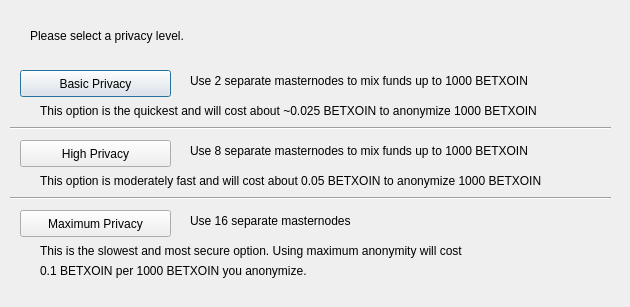
<?xml version="1.0" encoding="UTF-8"?>
<ui version="4.0">
 <class>ObfuscationConfig</class>
 <widget class="QDialog" name="ObfuscationConfig">
  <property name="geometry">
   <rect>
    <x>0</x>
    <y>0</y>
    <width>630</width>
    <height>307</height>
   </rect>
  </property>
  <property name="windowTitle">
   <string>Configure Obfuscation</string>
  </property>
  <widget class="QPushButton" name="buttonBasic">
   <property name="geometry">
    <rect>
     <x>20</x>
     <y>70</y>
     <width>151</width>
     <height>27</height>
    </rect>
   </property>
   <property name="text">
    <string>Basic Privacy</string>
   </property>
  </widget>
  <widget class="QPushButton" name="buttonHigh">
   <property name="geometry">
    <rect>
     <x>20</x>
     <y>140</y>
     <width>151</width>
     <height>27</height>
    </rect>
   </property>
   <property name="text">
    <string>High Privacy</string>
   </property>
  </widget>
  <widget class="QPushButton" name="buttonMax">
   <property name="geometry">
    <rect>
     <x>20</x>
     <y>210</y>
     <width>151</width>
     <height>27</height>
    </rect>
   </property>
   <property name="text">
    <string>Maximum Privacy</string>
   </property>
  </widget>
  <widget class="QLabel" name="label">
   <property name="geometry">
    <rect>
     <x>30</x>
     <y>20</y>
     <width>571</width>
     <height>31</height>
    </rect>
   </property>
   <property name="text">
    <string>Please select a privacy level.</string>
   </property>
  </widget>
  <widget class="QLabel" name="label_2">
   <property name="geometry">
    <rect>
     <x>190</x>
     <y>70</y>
     <width>421</width>
     <height>21</height>
    </rect>
   </property>
   <property name="text">
    <string>Use 2 separate masternodes to mix funds up to 1000 BETXOIN</string>
   </property>
  </widget>
  <widget class="QLabel" name="label_3">
   <property name="geometry">
    <rect>
     <x>190</x>
     <y>140</y>
     <width>411</width>
     <height>21</height>
    </rect>
   </property>
   <property name="text">
    <string>Use 8 separate masternodes to mix funds up to 1000 BETXOIN</string>
   </property>
  </widget>
  <widget class="QLabel" name="label_4">
   <property name="geometry">
    <rect>
     <x>190</x>
     <y>210</y>
     <width>421</width>
     <height>21</height>
    </rect>
   </property>
   <property name="text">
    <string>Use 16 separate masternodes</string>
   </property>
  </widget>
  <widget class="QLabel" name="label_6">
   <property name="geometry">
    <rect>
     <x>40</x>
     <y>100</y>
     <width>561</width>
     <height>21</height>
    </rect>
   </property>
   <property name="text">
    <string>This option is the quickest and will cost about ~0.025 BETXOIN to anonymize 1000 BETXOIN</string>
   </property>
  </widget>
  <widget class="QLabel" name="label_7">
   <property name="geometry">
    <rect>
     <x>40</x>
     <y>170</y>
     <width>561</width>
     <height>21</height>
    </rect>
   </property>
   <property name="text">
    <string>This option is moderately fast and will cost about 0.05 BETXOIN to anonymize 1000 BETXOIN</string>
   </property>
  </widget>
  <widget class="QLabel" name="label_8">
   <property name="geometry">
    <rect>
     <x>40</x>
     <y>240</y>
     <width>561</width>
     <height>21</height>
    </rect>
   </property>
   <property name="text">
    <string>This is the slowest and most secure option. Using maximum anonymity will cost</string>
   </property>
  </widget>
  <widget class="QLabel" name="label_9">
   <property name="geometry">
    <rect>
     <x>40</x>
     <y>260</y>
     <width>561</width>
     <height>21</height>
    </rect>
   </property>
   <property name="text">
    <string>0.1 BETXOIN per 1000 BETXOIN you anonymize.</string>
   </property>
  </widget>
  <widget class="Line" name="line">
   <property name="geometry">
    <rect>
     <x>10</x>
     <y>120</y>
     <width>601</width>
     <height>16</height>
    </rect>
   </property>
   <property name="orientation">
    <enum>Qt::Horizontal</enum>
   </property>
  </widget>
  <widget class="Line" name="line_2">
   <property name="geometry">
    <rect>
     <x>10</x>
     <y>190</y>
     <width>601</width>
     <height>16</height>
    </rect>
   </property>
   <property name="orientation">
    <enum>Qt::Horizontal</enum>
   </property>
  </widget>
 </widget>
 <resources/>
 <connections/>
</ui>
